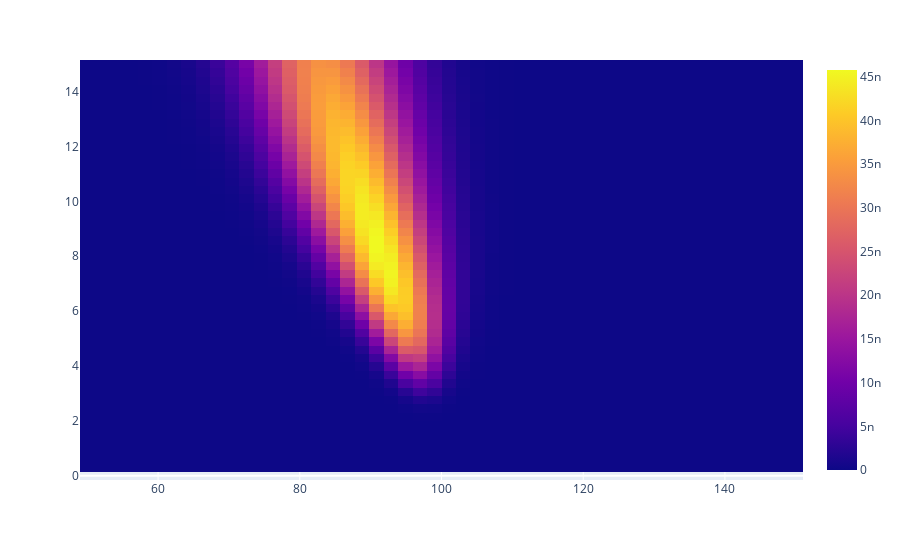

The notebook cell this image was saved under:
### Markdown cell above
## Posterior Distribution

As this example is only in 2d, we can apply Bayes formula to compute the posterior directly. As you increase the amount of dimensions or define a more complex model, the calculation of $P(D)$ becomes intractable

### Code cell
posterior = prior * likelihood

fig = px.imshow(posterior, x=mu, y=sigma, origin='lower', aspect='auto')
fig.show()

### Figure 1 — Plotly figure (JSON) as saved in the notebook; plotly's stock layout.template omitted (floating-point values rounded to 4 significant figures; data arrays with more than 128 entries replaced by an {"elided": "..."} marker saying what was removed)
{"data": [{"coloraxis": "coloraxis", "hovertemplate": "x: %{x}<br>y: %{y}<br>color: %{z}<extra></extra>", "name": "0", "type": "heatmap", "x": [50, 52.04, 54.08, 56.12, 58.16, 60.2, 62.24, 64.29, 66.33, 68.37, 70.41, 72.45, 74.49, 76.53, 78.57, 80.61, 82.65, 84.69, 86.73, 88.78, 90.82, 92.86, 94.9, 96.94, 98.98, 101.0, 103.1, 105.1, 107.1, 109.2, 111.2, 113.3, 115.3, 117.3, 119.4, 121.4, 123.5, 125.5, 127.6, 129.6, 131.6, 133.7, 135.7, 137.8, 139.8, 141.8, 143.9, 145.9, 148.0, 150], "xaxis": "x", "y": [15, 14.69, 14.39, 14.08, 13.78, 13.47, 13.16, 12.86, 12.55, 12.24, 11.94, 11.63, 11.33, 11.02, 10.71, 10.41, 10.1, 9.796, 9.49, 9.184, 8.878, 8.571, 8.265, 7.959, 7.653, 7.347, 7.041, 6.735, 6.429, 6.122, 5.816, 5.51, 5.204, 4.898, 4.592, 4.286, 3.98, 3.673, 3.367, 3.061, 2.755, 2.449, 2.143, 1.837, 1.531, 1.224, 0.9184, 0.6122, 0.3061, 0], "yaxis": "y", "z": {"elided": "50x50 float values"}}], "layout": {"coloraxis": {"colorscale": [[0, "#0d0887"], [0.1111, "#46039f"], [0.2222, "#7201a8"], [0.3333, "#9c179e"], [0.4444, "#bd3786"], [0.5556, "#d8576b"], [0.6667, "#ed7953"], [0.7778, "#fb9f3a"], [0.8889, "#fdca26"], [1, "#f0f921"]]}, "margin": {"t": 60}, "xaxis": {"anchor": "y", "domain": [0, 1]}, "yaxis": {"anchor": "x", "autorange": true, "domain": [0, 1]}}}
